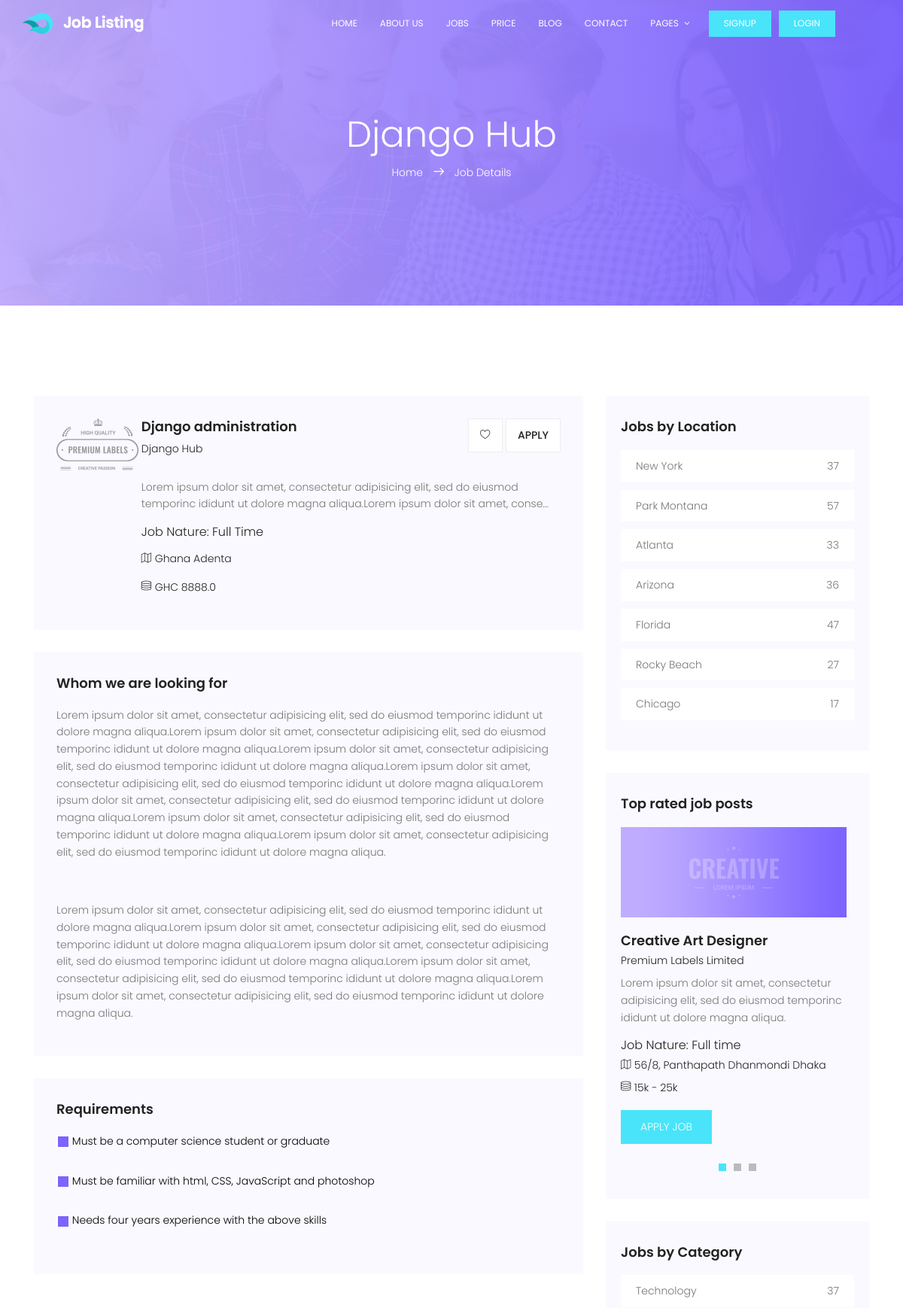
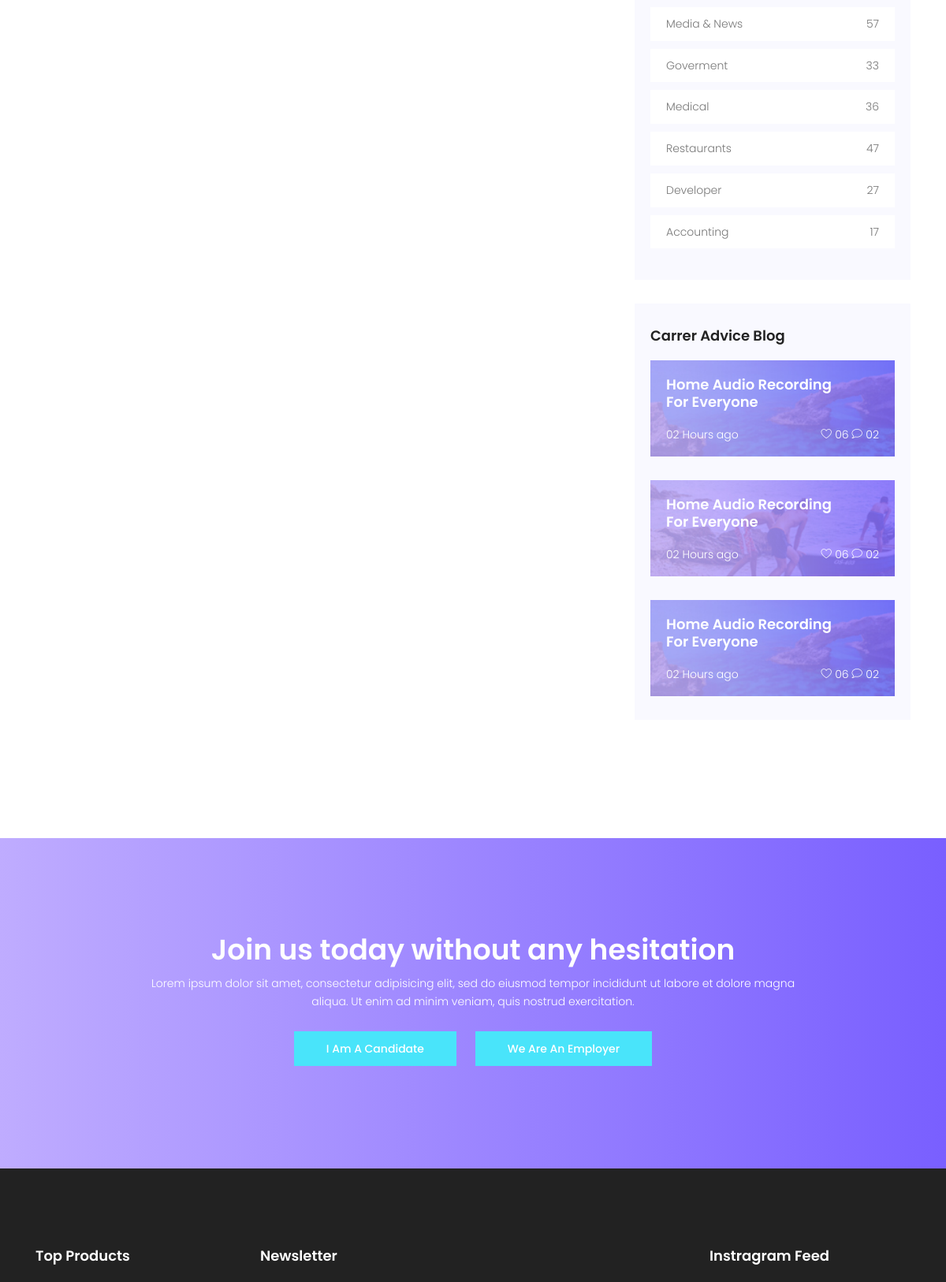
Screenshot of /detail/django-administration (upper part) with the database file from the repository (2 pictures, top to bottom).
### portal/models.py (models this page shows, shortened)
class Job(models.Model):
    company_name = models.CharField(max_length=200)
    job_title = models.CharField(max_length=200)
    company_email = models.EmailField(blank=True, null=True)
    thumbnail = models.ImageField(upload_to='jobs_img', blank=True, null=True)
    category = models.CharField(max_length=200)
    job_type = models.CharField(max_length=20, choices=_job_Type, default=1)
    description = RichTextField()
    location = models.CharField(max_length=150)
    salary = models.FloatField(blank=True, null=True)
    application_url = models.URLField(blank=True, null=True)
    slug = models.SlugField(blank=True, null=True)
    created = models.DateTimeField(auto_now_add=True)
    featured = models.BooleanField(default=False)
    approved = models.BooleanField(default=True)
    class Meta:
        ordering = ['-created']

class JobRequirement(models.Model):
    job = models.ForeignKey(Job, on_delete=models.CASCADE,
                            related_name='requirements')
    requirement = models.CharField(max_length=1000)

### portal/views.py (the view)
# urls.py: path('detail/<slug:slug>', jobDetail, name='detail'),
def jobDetail(request, slug):
    try:
        job = Job.objects.get(approved=True, slug=slug)
        requirements = job.requirements.all()
    except Exception:
        pass
    context = {
        'job': job,
        'requirements':requirements,
    }
    return render(request, 'portal/single.html', context)

### templates/portal/single.html (shortened to what this page needs)
{% extends 'base.html' %}
{% load static %}
{% block content %}
			<section class="banner-area relative" id="home">
				<div class="overlay overlay-bg"></div>
				<div class="container">
					<div class="row d-flex align-items-center justify-content-center">
						<div class="about-content col-lg-12">
							<h1 class="text-white">
								{{job.company_name|title}}
							</h1>
							<p class="text-white link-nav">
							<a href="{% url 'home' %}">Home </a>
							<span class="lnr lnr-arrow-right"></span>
							<a href="#"> Job Details</a></p>
						</div>
					</div>
				</div>
			</section>
			<section class="post-area section-gap">
				<div class="container">
					<div class="row justify-content-center d-flex">
						<div class="col-lg-8 post-list">
							<div class="single-post d-flex flex-row">
								<div class="thumb">
									<img src="{% static 'img/post.png' %}" alt="">
								</div>
								<div class="details">
									<div class="title d-flex flex-row justify-content-between">
										<div class="titles">
											<a href="{% url 'detail' job.slug %}"><h4>{{job.job_title}}</h4></a>
											<h6>{{job.company_name}}</h6>
										</div>
										<ul class="btns">
											<li><a href="{% url 'detail' job.slug %}"><span class="lnr lnr-heart"></span></a></li>
											<li><a href="{% url 'detail' job.slug %}">Apply</a></li>
										</ul>
									</div>
									<p>
									{{job.description|slice:":150"|safe}}...
									</p>
									<h5>Job Nature: {{job.job_type}}</h5>
									<p class="address"><span class="lnr lnr-map"></span> {{job.location}}</p>
									{% if job.salary %}
									<p class="address"><span class="lnr lnr-database"></span> GHC {{job.salary}}</p>
									{% endif %}
								</div>
							</div>
							<div class="single-post job-details">
								<h4 class="single-title">Whom we are looking for</h4>
								<p>
									{{job.description|safe}}
								</p>
							</div>
							{% if requirements %}
							<div class="single-post job-experience">
								<h4 class="single-title">Requirements</h4>
								<ul>
								{% for requirement in requirements %}
									<li>
										<img src="{% static 'img/pages/list.jpg' %}" alt="">
										<span>{{requirement.requirement}}</span>
									</li>
								{% endfor %}
								</ul>
							</div>
							{% endif %}
						</div>
						<div class="col-lg-4 sidebar">
							<div class="single-slidebar">
								<h4>Jobs by Location</h4>
								<ul class="cat-list">
									<li><a class="justify-content-between d-flex" href="category.html"><p>New York</p><span>37</span></a></li>
									<li><a class="justify-content-between d-flex" href="category.html"><p>Park Montana</p><span>57</span></a></li>
									<li><a class="justify-content-between d-flex" href="category.html"><p>Atlanta</p><span>33</span></a></li>
									<li><a class="justify-content-between d-flex" href="category.html"><p>Arizona</p><span>36</span></a></li>
									<li><a class="justify-content-between d-flex" href="category.html"><p>Florida</p><span>47</span></a></li>
									<li><a class="justify-content-between d-flex" href="category.html"><p>Rocky Beach</p><span>27</span></a></li>
									<li><a class="justify-content-between d-flex" href="category.html"><p>Chicago</p><span>17</span></a></li>
								</ul>
							</div>
							<div class="single-slidebar">
								<h4>Top rated job posts</h4>
								<div class="active-relatedjob-carusel">
									<div class="single-rated">
										<img class="img-fluid" src="img/r1.jpg" alt="">
										<a href="single.html"><h4>Creative Art Designer</h4></a>
										<h6>Premium Labels Limited</h6>
										<p>
											Lorem ipsum dolor sit amet, consectetur adipisicing elit, sed do eiusmod temporinc ididunt ut dolore magna aliqua.
										</p>
										<h5>Job Nature: Full time</h5>
										<p class="address"><span class="lnr lnr-map"></span> 56/8, Panthapath Dhanmondi Dhaka</p>
										<p class="address"><span class="lnr lnr-database"></span> 15k - 25k</p>
										<a href="#" class="btns text-uppercase">Apply job</a>
									</div>
								</div>
							</div>
							<div class="single-slidebar">
								<h4>Jobs by Category</h4>
								<ul class="cat-list">
									<li><a class="justify-content-between d-flex" href="category.html"><p>Technology</p><span>37</span></a></li>
									<li><a class="justify-content-between d-flex" href="category.html"><p>Media & News</p><span>57</span></a></li>
									<li><a class="justify-content-between d-flex" href="category.html"><p>Goverment</p><span>33</span></a></li>
									<li><a class="justify-content-between d-flex" href="category.html"><p>Medical</p><span>36</span></a></li>
									<li><a class="justify-content-between d-flex" href="category.html"><p>Restaurants</p><span>47</span></a></li>
									<li><a class="justify-content-between d-flex" href="category.html"><p>Developer</p><span>27</span></a></li>
									<li><a class="justify-content-between d-flex" href="category.html"><p>Accounting</p><span>17</span></a></li>
								</ul>
							</div>
							<div class="single-slidebar">
								<h4>Carrer Advice Blog</h4>
								<div class="blog-list">
									<div class="single-blog " style="background:#000 url(img/blog1.jpg);">
										<a href="single.html"><h4>Home Audio Recording <br>
										For Everyone</h4></a>
										<div class="meta justify-content-between d-flex">
											<p>
												02 Hours ago
											</p>
											<p>
												<span class="lnr lnr-heart"></span>
												06
												 <span class="lnr lnr-bubble"></span>
												02
											</p>
										</div>
									</div>
									<div class="single-blog " style="background:#000 url(img/blog2.jpg);">
										<a href="single.html"><h4>Home Audio Recording <br>
										For Everyone</h4></a>
										<div class="meta justify-content-between d-flex">
											<p>
												02 Hours ago
											</p>
											<p>
												<span class="lnr lnr-heart"></span>
												06
												 <span class="lnr lnr-bubble"></span>
												02
											</p>
										</div>
									</div>
									<div class="single-blog " style="background:#000 url(img/blog1.jpg);">
										<a href="single.html"><h4>Home Audio Recording <br>
										For Everyone</h4></a>
										<div class="meta justify-content-between d-flex">
											<p>
												02 Hours ago
											</p>
											<p>
												<span class="lnr lnr-heart"></span>
												06
												 <span class="lnr lnr-bubble"></span>
												02
											</p>
										</div>
									</div>
								</div>
							</div>
						</div>
					</div>
				</div>
			</section>
			<section class="callto-action-area section-gap">
				<div class="container">
					<div class="row d-flex justify-content-center">
						<div class="menu-content col-lg-9">
							<div class="title text-center">
								<h1 class="mb-10 text-white">Join us today without any hesitation</h1>
								<p class="text-white">Lorem ipsum dolor sit amet, consectetur adipisicing elit, sed do eiusmod tempor incididunt ut labore  et dolore magna aliqua. Ut enim ad minim veniam, quis nostrud exercitation.</p>
								<a class="primary-btn" href="#">I am a Candidate</a>
								<a class="primary-btn" href="#">We are an Employer</a>
							</div>
						</div>
					</div>
				</div>
			</section>
{% endblock %}

### rows the page displays
Job: company_name "Django Hub", job_title "Django administration", description "Lorem ipsum dolor sit amet, consectetur adipisicing elit, sed do eiusmod temporinc ididunt ut dolore magna aliqua.Lorem ipsum dolor sit amet, conse", job_type "Full Time", location "Ghana Adenta", salary "8888.0", description "Lorem ipsum dolor sit amet, consectetur adipisicing elit, sed do eiusmod temporinc ididunt ut dolore magna aliqua.Lorem ipsum dolor sit amet, consectetur adipisicing elit, sed do eiusmod temporinc ididunt ut dolore magna aliqua.Lorem ipsum dolor sit amet, consectetur adipisicing elit, sed do eiusmod temporinc ididunt ut dolore magna aliqua.Lorem ipsum dolor sit amet, consectetur adipisicing elit, sed do eiusmod temporinc ididunt ut dolore magna aliqua.Lorem ipsum dolor sit amet, consectetur adipisicing elit, sed do eiusmod temporinc ididunt ut dolore magna aliqua.Lorem ipsum dolor sit amet, consectetur adipisicing elit, sed do eiusmod temporinc ididunt ut dolore magna aliqua.Lorem ipsum…"
JobRequirement: requirement "Must be a computer science student or graduate"
JobRequirement: requirement "Must be familiar with html, CSS, JavaScript and photoshop"
JobRequirement: requirement "Needs four years experience with the above skills"
